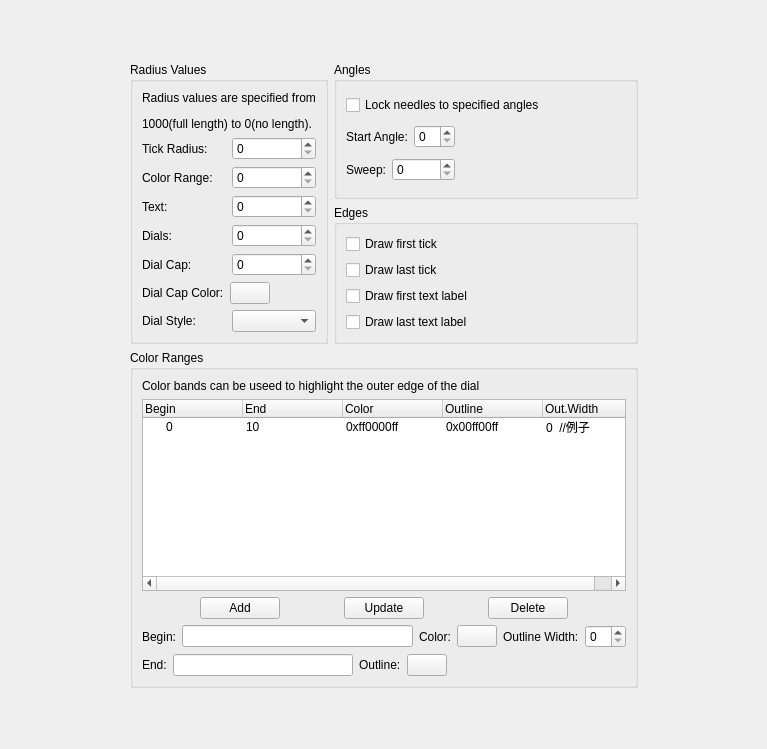
       <widget class="QWidget" name="page_15">
        <layout class="QGridLayout" name="gridLayout_18">
         <item row="0" column="2">
          <spacer name="verticalSpacer_18">
           <property name="orientation">
            <enum>Qt::Vertical</enum>
           </property>
           <property name="sizeHint" stdset="0">
            <size>
             <width>20</width>
             <height>51</height>
            </size>
           </property>
          </spacer>
         </item>
         <item row="1" column="0">
          <spacer name="horizontalSpacer_73">
           <property name="orientation">
            <enum>Qt::Horizontal</enum>
           </property>
           <property name="sizeHint" stdset="0">
            <size>
             <width>119</width>
             <height>20</height>
            </size>
           </property>
          </spacer>
         </item>
         <item row="1" column="1" colspan="2">
          <layout class="QVBoxLayout" name="verticalLayout_53">
           <item>
            <layout class="QHBoxLayout" name="horizontalLayout_111">
             <item>
              <widget class="QGroupBox" name="groupBox_31">
               <property name="title">
                <string>Radius Values</string>
               </property>
               <layout class="QVBoxLayout" name="verticalLayout_49">
                <item>
                 <widget class="QLabel" name="label_119">
                  <property name="text">
                   <string>&lt;html&gt;&lt;head/&gt;&lt;body&gt;&lt;p&gt;Radius values are specified from&lt;/p&gt;&lt;p&gt;1000(full length) to 0(no length).&lt;/p&gt;&lt;/body&gt;&lt;/html&gt;</string>
                  </property>
                 </widget>
                </item>
                <item>
                 <layout class="QHBoxLayout" name="horizontalLayout_101">
                  <item>
                   <widget class="QLabel" name="label_120">
                    <property name="text">
                     <string>Tick Radius:</string>
                    </property>
                   </widget>
                  </item>
                  <item>
                   <widget class="QSpinBox" name="spinBox_21"/>
                  </item>
                 </layout>
                </item>
                <item>
                 <layout class="QHBoxLayout" name="horizontalLayout_102">
                  <item>
                   <widget class="QLabel" name="label_121">
                    <property name="text">
                     <string>Color Range:</string>
                    </property>
                   </widget>
                  </item>
                  <item>
                   <widget class="QSpinBox" name="spinBox_22"/>
                  </item>
                 </layout>
                </item>
                <item>
                 <layout class="QHBoxLayout" name="horizontalLayout_103">
                  <item>
                   <widget class="QLabel" name="label_122">
                    <property name="text">
                     <string>Text:</string>
                    </property>
                   </widget>
                  </item>
                  <item>
                   <widget class="QSpinBox" name="spinBox_23"/>
                  </item>
                 </layout>
                </item>
                <item>
                 <layout class="QHBoxLayout" name="horizontalLayout_104">
                  <item>
                   <widget class="QLabel" name="label_123">
                    <property name="text">
                     <string>Dials:</string>
                    </property>
                   </widget>
                  </item>
                  <item>
                   <widget class="QSpinBox" name="spinBox_24"/>
                  </item>
                 </layout>
                </item>
                <item>
                 <layout class="QHBoxLayout" name="horizontalLayout_105">
                  <item>
                   <widget class="QLabel" name="label_124">
                    <property name="text">
                     <string>Dial Cap:</string>
                    </property>
                   </widget>
                  </item>
                  <item>
                   <widget class="QSpinBox" name="spinBox_25"/>
                  </item>
                 </layout>
                </item>
                <item>
                 <layout class="QHBoxLayout" name="horizontalLayout_106">
                  <item>
                   <widget class="QLabel" name="label_125">
                    <property name="text">
                     <string>Dial Cap Color:</string>
                    </property>
                   </widget>
                  </item>
                  <item>
                   <widget class="QPushButton" name="pushButton_74">
                    <property name="text">
                     <string/>
                    </property>
                   </widget>
                  </item>
                  <item>
                   <spacer name="horizontalSpacer_65">
                    <property name="orientation">
                     <enum>Qt::Horizontal</enum>
                    </property>
                    <property name="sizeHint" stdset="0">
                     <size>
                      <width>40</width>
                      <height>20</height>
                     </size>
                    </property>
                   </spacer>
                  </item>
                 </layout>
                </item>
                <item>
                 <layout class="QHBoxLayout" name="horizontalLayout_107">
                  <item>
                   <widget class="QLabel" name="label_126">
                    <property name="text">
                     <string>Dial Style:</string>
                    </property>
                   </widget>
                  </item>
                  <item>
                   <widget class="QComboBox" name="comboBox_20"/>
                  </item>
                 </layout>
                </item>
               </layout>
              </widget>
             </item>
             <item>
              <layout class="QVBoxLayout" name="verticalLayout_51">
               <item>
                <widget class="QGroupBox" name="groupBox_32">
                 <property name="title">
                  <string>Angles</string>
                 </property>
                 <layout class="QGridLayout" name="gridLayout_17">
                  <item row="2" column="1" colspan="2">
                   <widget class="QSpinBox" name="spinBox_27"/>
                  </item>
                  <item row="0" column="0" colspan="4">
                   <widget class="QCheckBox" name="checkBox_33">
                    <property name="text">
                     <string>Lock needles to specified angles</string>
                    </property>
                   </widget>
                  </item>
                  <item row="2" column="3">
                   <spacer name="horizontalSpacer_67">
                    <property name="orientation">
                     <enum>Qt::Horizontal</enum>
                    </property>
                    <property name="sizeHint" stdset="0">
                     <size>
                      <width>165</width>
                      <height>20</height>
                     </size>
                    </property>
                   </spacer>
                  </item>
                  <item row="1" column="2">
                   <widget class="QSpinBox" name="spinBox_26"/>
                  </item>
                  <item row="1" column="3">
                   <spacer name="horizontalSpacer_66">
                    <property name="orientation">
                     <enum>Qt::Horizontal</enum>
                    </property>
                    <property name="sizeHint" stdset="0">
                     <size>
                      <width>165</width>
                      <height>20</height>
                     </size>
                    </property>
                   </spacer>
                  </item>
                  <item row="1" column="0" colspan="2">
                   <widget class="QLabel" name="label_127">
                    <property name="text">
                     <string>Start Angle:</string>
                    </property>
                   </widget>
                  </item>
                  <item row="2" column="0">
                   <widget class="QLabel" name="label_128">
                    <property name="text">
                     <string>Sweep:</string>
                    </property>
                   </widget>
                  </item>
                 </layout>
                </widget>
               </item>
               <item>
                <widget class="QGroupBox" name="groupBox_34">
                 <property name="title">
                  <string>Edges</string>
                 </property>
                 <layout class="QVBoxLayout" name="verticalLayout_50">
                  <item>
                   <widget class="QCheckBox" name="checkBox_34">
                    <property name="text">
                     <string>Draw first tick</string>
                    </property>
                   </widget>
                  </item>
                  <item>
                   <widget class="QCheckBox" name="checkBox_35">
                    <property name="text">
                     <string>Draw last tick</string>
                    </property>
                   </widget>
                  </item>
                  <item>
                   <widget class="QCheckBox" name="checkBox_36">
                    <property name="text">
                     <string>Draw first text label</string>
                    </property>
                   </widget>
                  </item>
                  <item>
                   <widget class="QCheckBox" name="checkBox_37">
                    <property name="text">
                     <string>Draw last text label</string>
                    </property>
                   </widget>
                  </item>
                 </layout>
                </widget>
               </item>
              </layout>
             </item>
            </layout>
           </item>
           <item>
            <widget class="QGroupBox" name="groupBox_33">
             <property name="title">
              <string>Color Ranges</string>
             </property>
             <layout class="QVBoxLayout" name="verticalLayout_52">
              <item>
               <widget class="QLabel" name="label_129">
                <property name="text">
                 <string>&lt;html&gt;&lt;head/&gt;&lt;body&gt;&lt;p&gt;Color bands can be useed to highlight the outer edge of the dial&lt;/p&gt;&lt;/body&gt;&lt;/html&gt;</string>
                </property>
               </widget>
              </item>
              <item>
               <widget class="QTreeWidget" name="treeWidget_colorRanges">
                <column>
                 <property name="text">
                  <string>Begin</string>
                 </property>
                </column>
                <column>
                 <property name="text">
                  <string>End</string>
                 </property>
                </column>
                <column>
                 <property name="text">
                  <string>Color</string>
                 </property>
                </column>
                <column>
                 <property name="text">
                  <string>Outline</string>
                 </property>
                </column>
                <column>
                 <property name="text">
                  <string>Out.Width</string>
                 </property>
                </column>
                <item>
                 <property name="text">
                  <string>0</string>
                 </property>
                 <property name="text">
                  <string>10</string>
                 </property>
                 <property name="text">
                  <string>0xff0000ff</string>
                 </property>
                 <property name="text">
                  <string>0x00ff00ff</string>
                 </property>
                 <property name="text">
                  <string>0  //例子</string>
                 </property>
                </item>
               </widget>
              </item>
              <item>
               <layout class="QHBoxLayout" name="horizontalLayout_108">
                <item>
                 <spacer name="horizontalSpacer_68">
                  <property name="orientation">
                   <enum>Qt::Horizontal</enum>
                  </property>
                  <property name="sizeHint" stdset="0">
                   <size>
                    <width>40</width>
                    <height>20</height>
                   </size>
                  </property>
                 </spacer>
                </item>
                <item>
                 <widget class="QPushButton" name="pushButton_75">
                  <property name="text">
                   <string>Add</string>
                  </property>
                 </widget>
                </item>
                <item>
                 <spacer name="horizontalSpacer_69">
                  <property name="orientation">
                   <enum>Qt::Horizontal</enum>
                  </property>
                  <property name="sizeHint" stdset="0">
                   <size>
                    <width>40</width>
                    <height>20</height>
                   </size>
                  </property>
                 </spacer>
                </item>
                <item>
                 <widget class="QPushButton" name="pushButton_76">
                  <property name="text">
                   <string>Update</string>
                  </property>
                 </widget>
                </item>
                <item>
                 <spacer name="horizontalSpacer_70">
                  <property name="orientation">
                   <enum>Qt::Horizontal</enum>
                  </property>
                  <property name="sizeHint" stdset="0">
                   <size>
                    <width>40</width>
                    <height>20</height>
                   </size>
                  </property>
                 </spacer>
                </item>
                <item>
                 <widget class="QPushButton" name="pushButton_77">
                  <property name="text">
                   <string>Delete</string>
                  </property>
                 </widget>
                </item>
                <item>
                 <spacer name="horizontalSpacer_71">
                  <property name="orientation">
                   <enum>Qt::Horizontal</enum>
                  </property>
                  <property name="sizeHint" stdset="0">
                   <size>
                    <width>40</width>
                    <height>20</height>
                   </size>
                  </property>
                 </spacer>
                </item>
               </layout>
              </item>
              <item>
               <layout class="QHBoxLayout" name="horizontalLayout_110">
                <item>
                 <widget class="QLabel" name="label_130">
                  <property name="text">
                   <string>Begin:</string>
                  </property>
                 </widget>
                </item>
                <item>
                 <widget class="QLineEdit" name="lineEdit_49"/>
                </item>
                <item>
                 <widget class="QLabel" name="label_132">
                  <property name="text">
                   <string>Color:</string>
                  </property>
                 </widget>
                </item>
                <item>
                 <widget class="QPushButton" name="pushButton_78">
                  <property name="text">
                   <string/>
                  </property>
                 </widget>
                </item>
                <item>
                 <widget class="QLabel" name="label_134">
                  <property name="text">
                   <string>Outline Width:</string>
                  </property>
                 </widget>
                </item>
                <item>
                 <widget class="QSpinBox" name="spinBox_28"/>
                </item>
               </layout>
              </item>
              <item>
               <layout class="QHBoxLayout" name="horizontalLayout_109">
                <item>
                 <widget class="QLabel" name="label_131">
                  <property name="text">
                   <string>End:</string>
                  </property>
                 </widget>
                </item>
                <item>
                 <widget class="QLineEdit" name="lineEdit_50"/>
                </item>
                <item>
                 <widget class="QLabel" name="label_133">
                  <property name="text">
                   <string>Outline:</string>
                  </property>
                 </widget>
                </item>
                <item>
                 <widget class="QPushButton" name="pushButton_79">
                  <property name="text">
                   <string/>
                  </property>
                 </widget>
                </item>
                <item>
                 <spacer name="horizontalSpacer_72">
                  <property name="orientation">
                   <enum>Qt::Horizontal</enum>
                  </property>
                  <property name="sizeHint" stdset="0">
                   <size>
                    <width>40</width>
                    <height>20</height>
                   </size>
                  </property>
                 </spacer>
                </item>
               </layout>
              </item>
             </layout>
            </widget>
           </item>
          </layout>
         </item>
         <item row="1" column="3">
          <spacer name="horizontalSpacer_74">
           <property name="orientation">
            <enum>Qt::Horizontal</enum>
           </property>
           <property name="sizeHint" stdset="0">
            <size>
             <width>118</width>
             <height>20</height>
            </size>
           </property>
          </spacer>
         </item>
         <item row="2" column="1">
          <spacer name="verticalSpacer_19">
           <property name="orientation">
            <enum>Qt::Vertical</enum>
           </property>
           <property name="sizeHint" stdset="0">
            <size>
             <width>20</width>
             <height>50</height>
            </size>
           </property>
          </spacer>
         </item>
        </layout>
       </widget>
